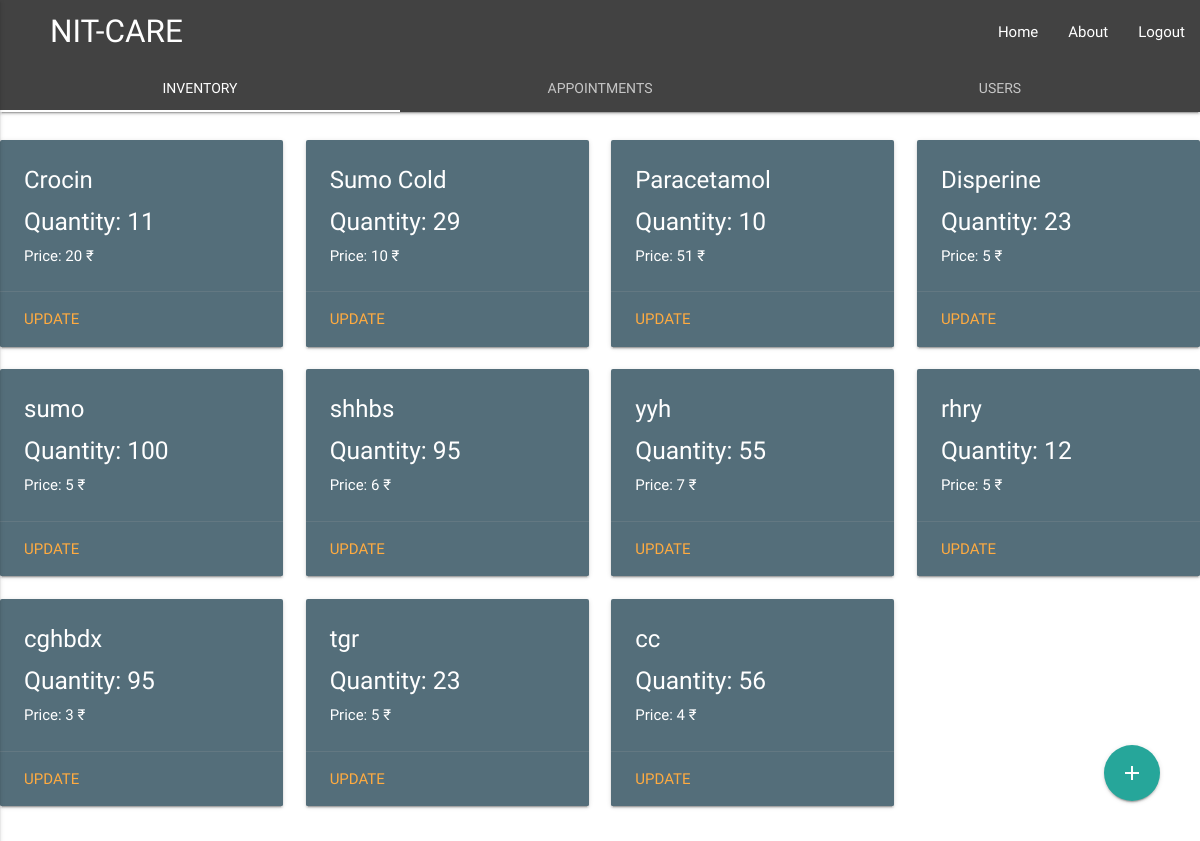
Screenshot of /appointment/show/ with the database file from the repository.
### Inventory/models.py (models this page shows, shortened)
class Medicins(models.Model):
    id = models.AutoField(primary_key=True)
    name = models.CharField(max_length=50)
    price = models.IntegerField()
    quantity = models.IntegerField()

### Appointment/views.py (the view)
def show_appointment(request):
	appointment_obj = AppointmentDetail.objects.filter(treated=False)
	user_obj = UserDetail.objects.all()
	medicines = Medicins.objects.all()
	return render(request,'Medz.html',{'users' : user_obj , 'appointments' : appointment_obj, 'medicines': medicines})

### templates/Medz.html (shortened to what this page needs)
<!DOCTYPE html>
  <html>
    <head>
      <link type="text/css" rel="stylesheet" href="/static/css/materialize.min.css"  media="screen,projection"/>
    </head>
    <body style="font-family: 'Raleway', sans-serif;">
      <div class="row">
        <nav class="nav-extended grey darken-3">
          <div class="nav-wrapper"><a href="#" class="brand-logo" style="padding-left: 50px"><strong>NIT-CARE</strong></a> <a href="#" data-activates="mobile-demo" class="button-collapse"><em class="material-icons">menu</em></a>
            <ul class="right hide-on-med-and-down">
              <li><a href="#">Home</a></li>
              <li><a href="#">About</a></li>
              <li><a href="#">Logout</a></li>
            </ul>
          </div>
          <div class="nav-content">
              <ul class="tabs tabs-transparent">
                <li class="tab col m4"><a href="#Inv">Inventory</a></li>
                <li class="tab col m4"><a href="#Appointments">Appointments </a></li>
                <li class="tab col m4"><a href="#Users">Users</a></li>
              </ul>
          </div>
        </nav>
      </div>
      <div id="Inv" class="col s12 container">
        <a id="inventory_floating" class="waves-effect waves-light btn-large btn-floating" href="#inventory_add_modal" ><i class="material-icons">add</i></a>
        <div class="row">
          {% for medicine in medicines %}
            <div class="col s12 m3">
              <div class="card blue-grey darken-1">
                <div class="card-content white-text">
                  <span class="card-title">{{ medicine.name }}</span>
                  <h5>Quantity: {{ medicine.quantity }}</h5>
                  <p>Price: {{ medicine.price }} ₹ </p>
                </div>
                <div class="card-action">
                  <a class="modal-trigger" href="#" onclick="update_medicine({{ medicine.id }})">Update</a>
                </div>
              </div>
            </div>
          {% endfor %}
        </div>
      </div>
    </body>
</html>

### templates/Medz.html (style rules this page uses)
.container { margin: 0 auto; max-width: 1280px; width: 100%; }
#inventory_floating { position: fixed; display: block; right: 0; bottom: 0; margin-right: 40px; margin-bottom: 40px; z-index: 900; }

### rows the page displays
Medicins: name "Crocin", quantity "11", price "20"
Medicins: name "Sumo Cold", quantity "29", price "10"
Medicins: name "Paracetamol", quantity "10", price "51"
Medicins: name "Disperine", quantity "23", price "5"
Medicins: name "sumo", quantity "100", price "5"
Medicins: name "shhbs", quantity "95", price "6"
Medicins: name "yyh", quantity "55", price "7"
Medicins: name "rhry", quantity "12", price "5"
Medicins: name "cghbdx", quantity "95", price "3"
Medicins: name "tgr", quantity "23", price "5"
Medicins: name "cc", quantity "56", price "4"
